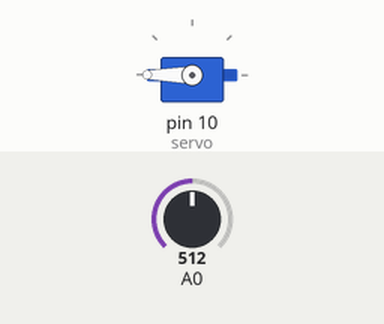
This sketch was run on a simulated Arduino Uno, built with avr-gcc and run on an emulated ATmega328P. On the bench: servo. The test bench sets the inputs (shaded band); at power-on: A0 = 512. What the sketch prints to the serial monitor is not drawn.

Above: at 1.8 s.
1.9 s: A0 set to 784
3.4 s: A0 set to 809
At 5.1 s:
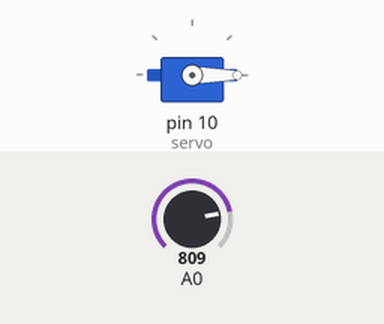
5.5 s: A0 set to 790
At 6.7 s:
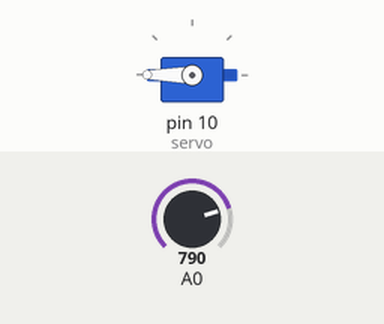
7.5 s: A0 set to 810
At 9.4 s:
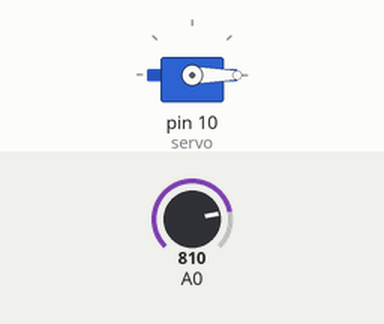
Timing chart, 0 to 10.5 s (numbered marks = the images above; inputs shaded):
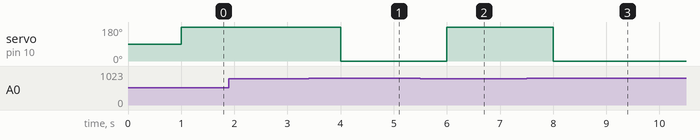

The sketch:

servo_so_fotoresistorom.ino
```cpp
#include <Servo.h>
Servo servo;
void setup() {
Serial.begin(9600);
servo.attach(10);
}
void loop() {
  Serial.print(analogRead(A0));
  delay(1000);
if (analogRead(A0) < 800){
  servo.write(180);
}
else servo.write(0);
}
```

Measured:
- the behaviour switches between 799 and 800 on A0 (found by bisection; images 0 and 1)
- after the input at 1.9 s, every drawn part: stays the same
- after the input at 3.4 s, servo on pin 10 (servo): 180° → 0° after 0.60 s
- after the input at 5.5 s, servo on pin 10 (servo): 0° → 180° after 0.50 s
- after the input at 7.5 s, servo on pin 10 (servo): 180° → 0° after 0.50 s
